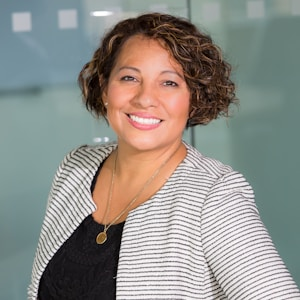
#> input picture img/cn_f1.jpg, 300 x 300 px, given in place of 销售员.png, which was not available
$ python process_avatars.py
#> lines starting #> are read from the running program, lines starting #| are printed output that depends on the picture; pictures that were not available may be replaced by others from this repository, and a replacement may not be noted
from PIL import Image
import os

src = r'C:\Users\I568276\Desktop\ClaudeOutputs\V6'
dst = r'C:\Users\I568276\Desktop\ClaudeOutputs\SAP-Demo\img'

tasks = [
    # (src_filename, dst_filename, watermark_position)
    ('销售员.png',    'sales_avatar.png',     'bottom'),
    ('物控员.png',    'planner_avatar.png',   'top'),
    ('车间计划员.png', 'engineer_avatar.png', 'bottom'),
    ('开票专员.png', 'invoice_avatar.png', 'bottom'),
    ('仓管员.png',    'warehouse_avatar.png', 'bottom'),
]

for src_name, dst_name, wm_pos in tasks:
    img = Image.open(os.path.join(src, src_name)).convert('RGB')
#> img is the input picture: PIL image 300x300 RGB; mean R, G, B 143.7, 142.2, 136.5
    w, h = img.size
#> w = 300; h = 300

    if wm_pos == 'bottom':
        # 裁掉底部10%水印
        box = (0, 0, w, int(h * 0.90))
#> box = (0, 0, 300, 270)
    else:
        # 裁掉顶部10%水印
        box = (0, int(h * 0.10), w, h)

    cropped = img.crop(box)
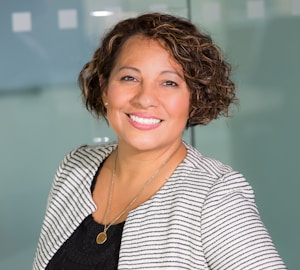
#> cropped: PIL image 300x270 RGB; mean R, G, B 143.4, 141.9, 135.4
    cw, ch = cropped.size
#> cw = 300; ch = 270

    # 等比缩放短边到300，再center crop 300x300
    scale = 300 / min(cw, ch)
#> scale = 1.11
    new_w, new_h = int(cw * scale), int(ch * scale)
#> new_w = 333; new_h = 300
    resized = cropped.resize((new_w, new_h), Image.LANCZOS)
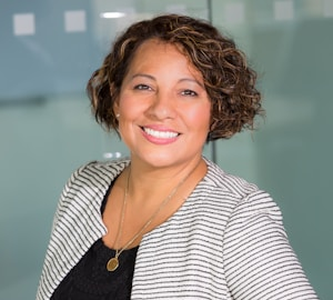
#> resized: PIL image 333x300 RGB; mean R, G, B 143.4, 141.9, 135.4
    left = (new_w - 300) // 2
#> left = 16
    top  = (new_h - 300) // 2
#> top = 0
    final = resized.crop((left, top, left + 300, top + 300))
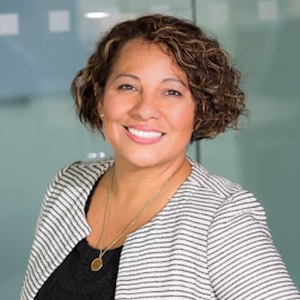
#> final: PIL image 300x300 RGB; mean R, G, B 146.8, 142.4, 135.3

    out_path = os.path.join(dst, dst_name)
    final.save(out_path, 'PNG', optimize=True)
    print('saved: ' + dst_name)
#> pass 2 of the loop `for src_name, dst_name, wm_pos in tasks:`:
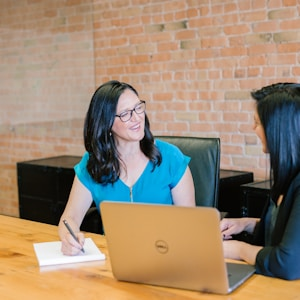
#> input picture img/cn_f2.jpg, 300 x 300 px, given in place of 物控员.png, which was not available
#> img is the input picture: PIL image 300x300 RGB; mean R, G, B 154.9, 135.3, 113.7
#> `cropped = img.crop(box)`:
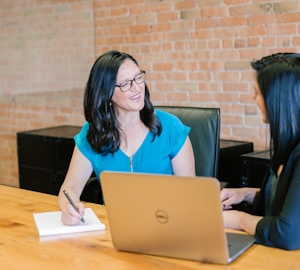
#> cropped: PIL image 300x270 RGB; mean R, G, B 151.8, 134, 113.1
#> `final = resized.crop((left, top, left + 300, top + 300))`:
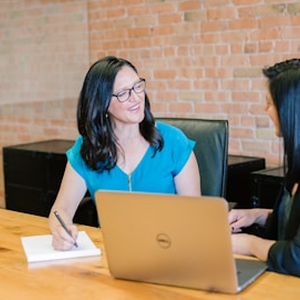
#> final: PIL image 300x300 RGB; mean R, G, B 153.7, 135.6, 114.4
#> (the run stopped early here; a loop or call above may not have finished)
